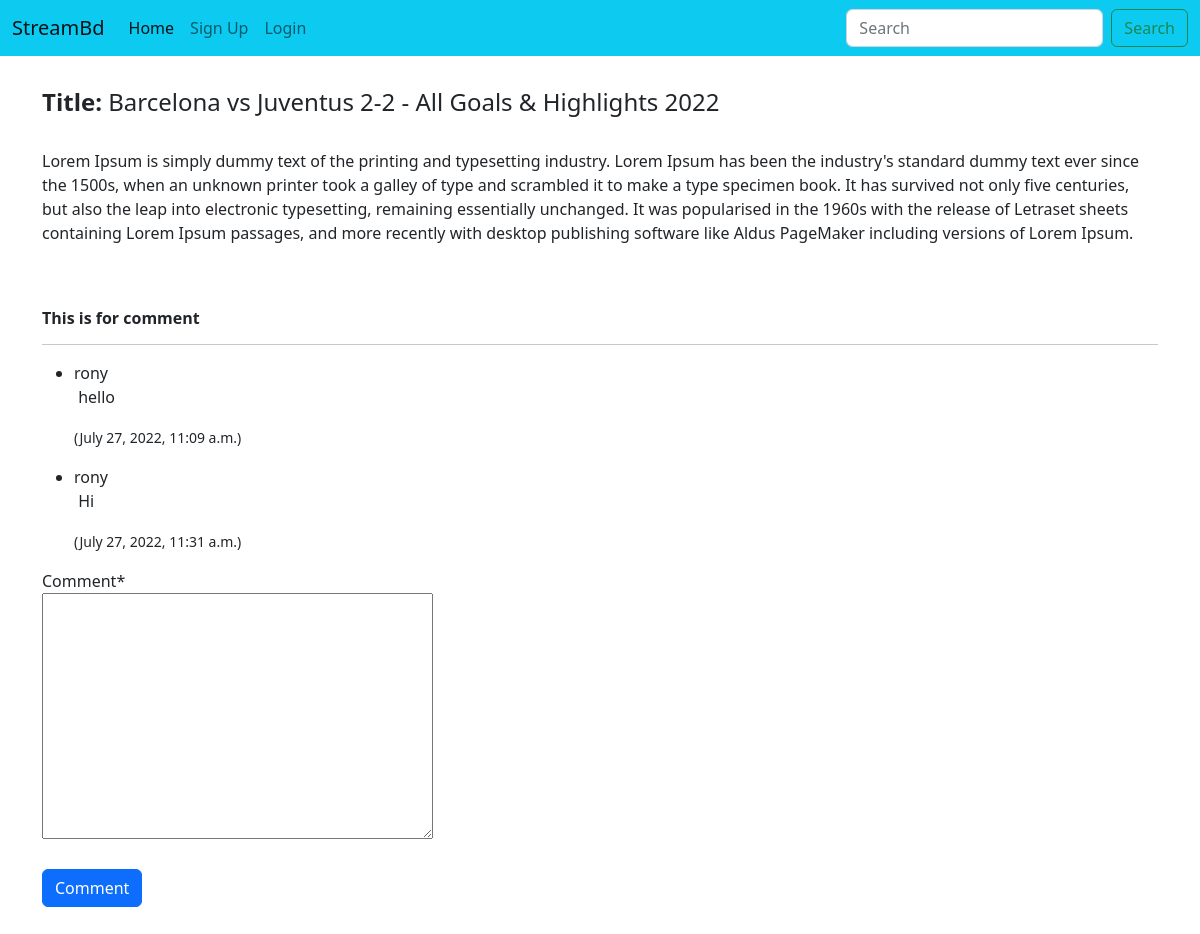
The page /details/1 on the database its author committed.
### App_stream/models.py (models this page shows, shortened)
class Post(models.Model):
    title=models.CharField(max_length=100)
    video=EmbedVideoField()
    desc=models.TextField(default="")
    created=models.DateTimeField(auto_now_add=True)
    class Meta:
        ordering=('-created',)

class UserComment(models.Model):
    video_post=models.ForeignKey(Post,on_delete=models.CASCADE,related_name='video_comment')
    user=models.ForeignKey(User,on_delete=models.CASCADE,related_name='user_comment')
    comment=models.TextField()
    comment_date=models.DateTimeField(auto_now_add=True)

### App_stream/views.py (the view, shortened to what this page needs)
# urls.py: path('details/<pk>',views.video_details_comment,name='details'),
def video_details_comment(request,pk):
    post=Post.objects.get(pk=pk)
    form=UserCommentForm()
    return render(request,'App_stream/details.html',context={'post':post,'form':form})

### App_stream/forms.py
class UserCommentForm(forms.ModelForm):
    class Meta:
        model=UserComment
        fields=('comment',)

### templates/App_stream/details.html (shortened to what this page needs)
{% extends 'base.html' %}
{% load crispy_forms_tags %}
{% load embed_video_tags %}
{% block body %}
<div class="container my-2">
    <div class="row">
        <div class="col-sm-9">
            {% video video "800x500" %}
            <br>
        </div>
    </div>
    <h4><strong>Title: </strong>{{post.title}}</h4>
    <br>
    <p>{{post.desc}}</p>
    {% endvideo %}
<br>
<br>
<h6><strong> This is for comment</strong></h6>
<hr>
            {% for comment in post.video_comment.all %}
            <ul>
                <li>{{comment.user}}</li><p>&nbsp;{{comment.comment}}</p>
                <small>({{comment.comment_date}})</small>
            </ul>
            {% endfor %}
            <form method="POST">{% csrf_token %}
                {{form|crispy}}
                <br>
                <button type="submit" class='btn btn-primary'>Comment</button>
            </form>
</div>
<br><br>
{% endblock %}

### rows shown on the page
Post: title "Barcelona vs Juventus 2-2 - All Goals & Highlights 2022", desc "Lorem Ipsum is simply dummy text of the printing and typesetting industry. Lorem Ipsum has been the industry's standard dummy text ever since the 1500s, when an unknown printer took a galley of type and scrambled it to make a type specimen book. It has survived not only five centuries, but also the leap into electronic typesetting, remaining essentially unchanged. It was popularised in the 1960s with the release of Letraset sheets containing Lorem Ipsum passages, and more recently with desktop publishing software like Aldus PageMaker including versions of Lorem Ipsum."
UserComment: user "rony", comment "hello", comment_date "July 27, 2022, 11:09 a.m."
UserComment: user "rony", comment "Hi", comment_date "July 27, 2022, 11:31 a.m."
